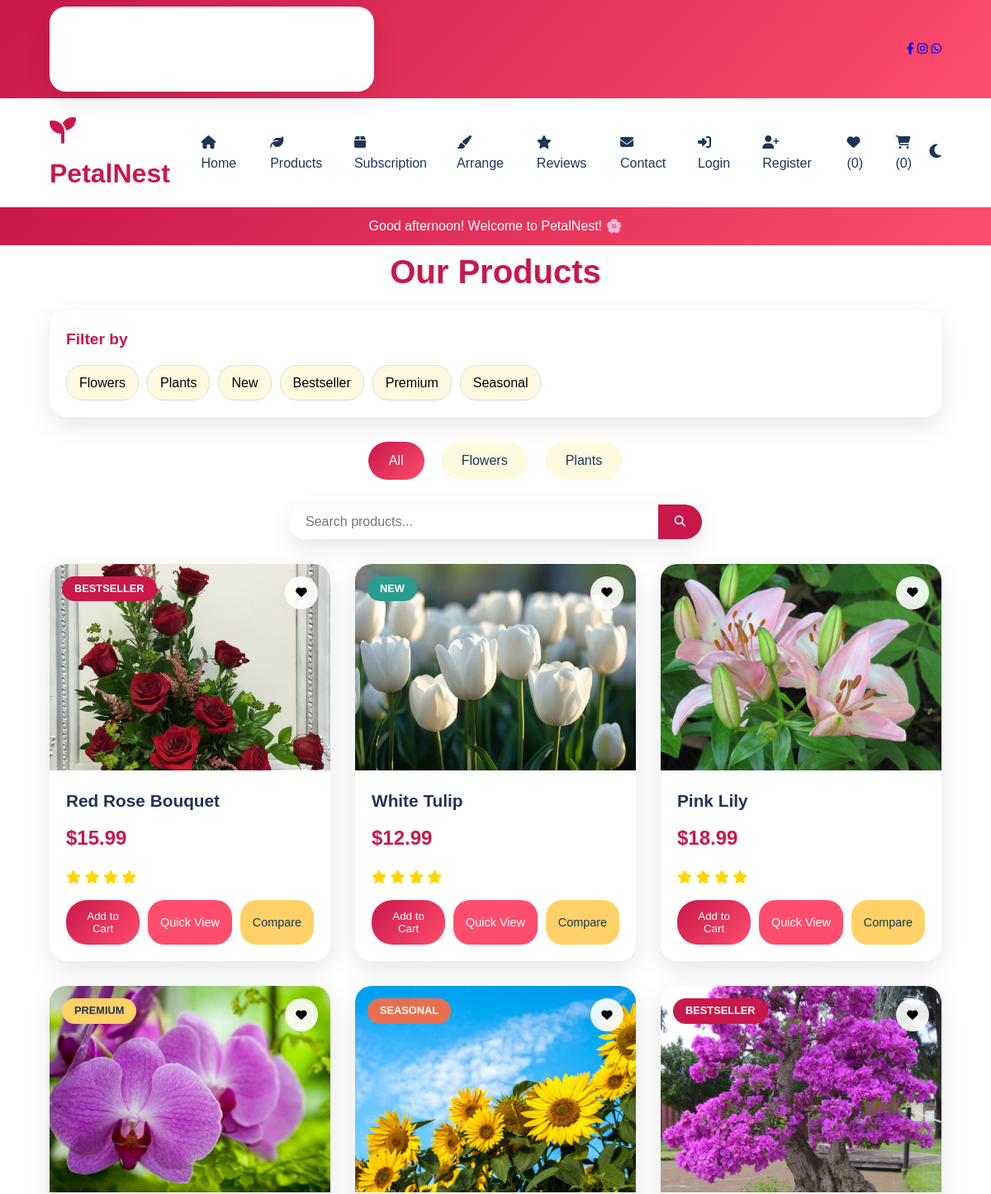
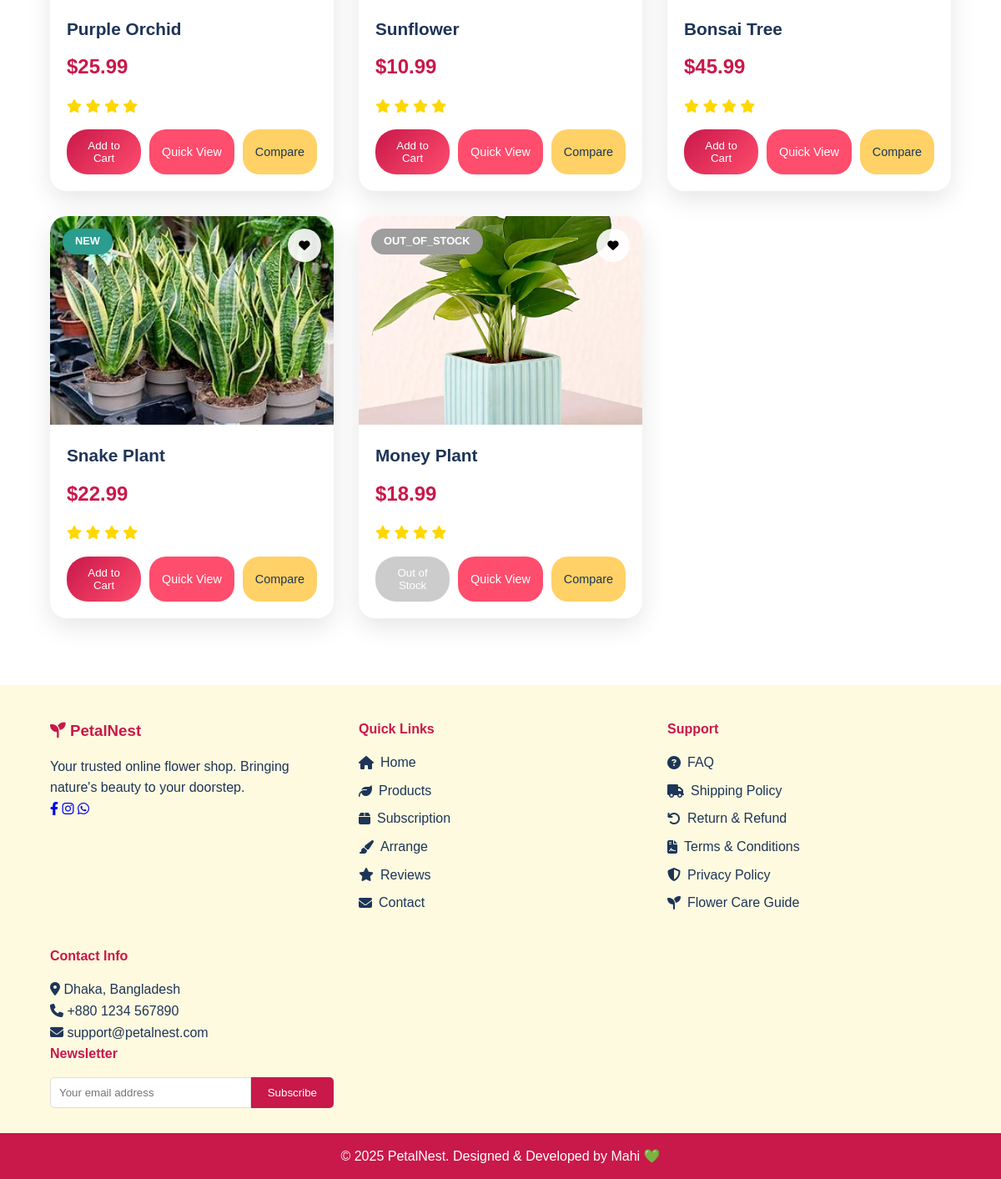
/products.php, run on the app's committed database (2 pictures, top to bottom).
### tables this page shows
CREATE TABLE `products` (
  `id` int(11) NOT NULL,
  `name` varchar(100) NOT NULL,
  `description` text DEFAULT NULL,
  `price` decimal(10,2) NOT NULL,
  `stock` int(11) DEFAULT 1,
  `image` varchar(255) DEFAULT NULL,
  `category` enum('flower','plant') NOT NULL,
  `badge` enum('new','seasonal','bestseller','out_of_stock','premium','') DEFAULT NULL,
  `tips` text DEFAULT NULL,
  `rating` decimal(3,2) DEFAULT 0.00,
  `discount_percent` decimal(5,2) DEFAULT 0.00,
  `featured` tinyint(1) DEFAULT 0,
  `created_at` timestamp NOT NULL DEFAULT current_timestamp()
);

### includes/functions.php (called while the page is built, shortened)
<?php
if (!function_exists('is_logged_in')) {
    function is_logged_in() {
        return isset($_SESSION['user']) && !empty($_SESSION['user']['id']);
    }
}
if (!function_exists('cart_count')) {
    function cart_count() {
        $cart = $_SESSION['cart'] ?? [];
        return array_sum($cart);
    }
}
if (!function_exists('wishlist_count')) {
    function wishlist_count() {
        $wishlist = $_SESSION['wishlist'] ?? [];
        return count($wishlist);
    }
}

### products.php (the view, shortened to what this page needs)
<?php
include 'includes/header.php';
include_once 'includes/functions.php';
$category = $_GET['category'] ?? 'all';
$search = trim($_GET['search'] ?? '');
$sql = "SELECT * FROM products WHERE 1";
$sql .= " ORDER BY created_at DESC";
$res = $conn->query($sql);
?>
<section class="products-section">
    <div class="container">
        <h2 class="section-title">Our Products</h2>
        <div class="filter-section">
            <h3 class="filter-title">Filter by</h3>
            <div class="filter-options">
                <div class="filter-option" data-filter="flower">Flowers</div>
                <div class="filter-option" data-filter="plant">Plants</div>
                <div class="filter-option" data-filter="new">New</div>
                <div class="filter-option" data-filter="bestseller">Bestseller</div>
                <div class="filter-option" data-filter="premium">Premium</div>
                <div class="filter-option" data-filter="seasonal">Seasonal</div>
            </div>
        </div>
        <div class="category-tabs">
            <a href="products.php?category=all" class="category-tab <?= $category === 'all' ? 'active' : '' ?>">All</a>
            <a href="products.php?category=flower" class="category-tab <?= $category === 'flower' ? 'active' : '' ?>">Flowers</a>
            <a href="products.php?category=plant" class="category-tab <?= $category === 'plant' ? 'active' : '' ?>">Plants</a>
        </div>
        <div class="search-bar">
            <form method="GET">
                <input type="text" name="search" placeholder="Search products..." value="<?= htmlspecialchars($search) ?>">
                <button type="submit"><i class="fas fa-search"></i></button>
            </form>
        </div>
        <div class="products-grid">
            <?php while ($p = $res->fetch_assoc()): ?>
            <div class="product-card" data-category="<?= $p['category'] ?>" data-badge="<?= $p['badge'] ?>">
                <div class="product-image">
                    <img src="<?= htmlspecialchars($p['image']) ?>" alt="<?= htmlspecialchars($p['name']) ?>">
                    <?php if ($p['badge']): ?>
                        <span class="product-badge badge-<?= $p['badge'] ?>"><?= $p['badge'] ?></span>
                    <?php endif; ?>
                    <button class="wishlist-btn" data-id="<?= $p['id'] ?>">
                        <i class="fas fa-heart"></i>
                    </button>
                </div>
                <div class="product-info">
                    <h3 class="product-name"><?= htmlspecialchars($p['name']) ?></h3>
                    <div class="product-price">$<?= number_format($p['price'], 2) ?></div>
                    <div class="product-rating">
                        <?php for ($i = 1; $i <= 5; $i++): ?>
                            <i class="fas fa-star<?= $i <= $p['rating'] ? '' : '-o' ?>"></i>
                        <?php endfor; ?>
                    </div>
                    <div class="product-actions">
                        <?php if ($p['stock'] > 0): ?>
                            <button class="btn-add-cart" data-id="<?= $p['id'] ?>">Add to Cart</button>
                        <?php else: ?>
                            <button class="btn-add-cart" disabled>Out of Stock</button>
                        <?php endif; ?>
                        <button class="quick-view-btn" data-id="<?= $p['id'] ?>">Quick View</button>
                        <button class="compare-btn" data-id="<?= $p['id'] ?>" data-name="<?= htmlspecialchars($p['name']) ?>" data-price="<?= $p['price'] ?>" data-image="<?= htmlspecialchars($p['image']) ?>">Compare</button>
                    </div>
                </div>
            </div>
            <?php endwhile; ?>
        </div>
    </div>
</section>
<?php include 'includes/footer.php'; ?>

### includes/header.php (shortened to what this page needs)
<?php
include_once __DIR__ . '/../includes/functions.php';
?>
<!DOCTYPE html>
<html lang="en">
<head>
     <link rel="stylesheet" href="assets/css/style.css">
    <link rel="stylesheet" href="https://cdnjs.cloudflare.com/ajax/libs/font-awesome/6.4.0/css/all.min.css">
</head>
<body>
<header class="main-header">
    <div class="header-top">
        <div class="container">
            <div class="contact-info">
                <span><i class="fas fa-phone"></i> +880 1234 567890</span>
                <span><i class="fas fa-envelope"></i> support@petalnest.com</span>
            </div>
            <div class="social-links">
                <a href="https://www.facebook.com/share/1768uwNwxg/" target="_blank"><i class="fab fa-facebook-f"></i></a>
                <a href="https://www.instagram.com/ayesha454907?igsh=aWZ0M2JqaXV0cHRt" target="_blank"><i class="fab fa-instagram"></i></a>
                <a href="https://wa.me/01324534714" target="_blank"><i class="fab fa-whatsapp"></i></a>
            </div>
        </div>
    </div>
    <div class="header-main">
        <div class="container">
            <div class="logo">
                <h1><i class="fas fa-seedling"></i> PetalNest</h1>
            </div>
            <nav class="main-nav">
                <ul>
                    <li><a href="index.php"><i class="fas fa-home"></i> Home</a></li>
                    <li><a href="products.php"><i class="fas fa-leaf"></i> Products</a></li>
                    <li><a href="subscription.php"><i class="fas fa-box"></i> Subscription</a></li>
                    <li><a href="virtual-arrangement.php"><i class="fas fa-paint-brush"></i> Arrange</a></li>
                    <li><a href="review.php"><i class="fas fa-star"></i> Reviews</a></li>
                    <li><a href="contact.php"><i class="fas fa-envelope"></i> Contact</a></li>
             <?php if (is_logged_in()): ?>
    <li class="dropdown">
        <a href="#" class="dropdown-toggle">
            <img src="<?= htmlspecialchars($_SESSION['user']['profile_pic'] ?? 'assets/images/default-user.png') ?>" alt="Profile" class="profile-pic-small">
            <i class="fas fa-user"></i> Account
            <?php if (empty($_SESSION['user']['email_verified']) || !$_SESSION['user']['email_verified']): ?>
                <span class="verification-badge" title="Email not verified"><i class="fas fa-exclamation-circle"></i></span>
            <?php endif; ?>
        </a>
        <ul class="dropdown-menu">
            <li><a href="profile.php"><i class="fas fa-user"></i> Profile</a></li>
            <?php if (empty($_SESSION['user']['email_verified']) || !$_SESSION['user']['email_verified']): ?>
            <?php endif; ?>
            <li><a href="orders.php"><i class="fas fa-shopping-bag"></i> My Orders</a></li>
            <li><a href="care-reminders.php"><i class="fas fa-bell"></i> Care Reminders</a></li>
            <li><a href="settings.php"><i class="fas fa-cog"></i> Settings</a></li>
            <li><a href="logout.php"><i class="fas fa-sign-out-alt"></i> Logout</a></li>
        </ul>
    </li>
<?php else: ?>
    <li><a href="login.php"><i class="fas fa-sign-in-alt"></i> Login</a></li>
    <li><a href="register.php"><i class="fas fa-user-plus"></i> Register</a></li>
<?php endif; ?>
                    <li><a href="wishlist.php"><i class="fas fa-heart"></i> (<?= wishlist_count() ?>)</a></li>
                    <li><a href="cart.php"><i class="fas fa-shopping-cart"></i> (<?= cart_count() ?>)</a></li>
                </ul>
            </nav>
            <div class="theme-toggle">
                <button id="theme-btn"><i class="fas fa-moon"></i></button>
            </div>
        </div>
    </div>
</header>
<div class="greeting-message">
    <div class="container">
        <p id="greeting-text">Welcome to PetalNest! 🌸</p>
    </div>
</div>

### includes/footer.php (shortened to what this page needs)
<footer class="main-footer">
    <div class="footer-content">
        <div class="container">
            <div class="footer-grid">
                <div class="footer-col">
                    <h3><i class="fas fa-seedling"></i> PetalNest</h3>
                    <p>Your trusted online flower shop. Bringing nature's beauty to your doorstep.</p>
                    <div class="social-links">
                        <a href="https://www.facebook.com/share/1768uwNwxg/" target="_blank"><i class="fab fa-facebook-f"></i></a>
                        <a href="https://www.instagram.com/ayesha454907?igsh=aWZ0M2JqaXV0cHRt" target="_blank"><i class="fab fa-instagram"></i></a>
                        <a href="https://wa.me/01324534714" target="_blank"><i class="fab fa-whatsapp"></i></a>
                    </div>
                </div>
                <div class="footer-col">
                    <h4>Quick Links</h4>
                    <ul>
                        <li><a href="index.php"><i class="fas fa-home"></i> Home</a></li>
                        <li><a href="products.php"><i class="fas fa-leaf"></i> Products</a></li>
                        <li><a href="subscription.php"><i class="fas fa-box"></i> Subscription</a></li>
                        <li><a href="virtual-arrangement.php"><i class="fas fa-paint-brush"></i> Arrange</a></li>
                        <li><a href="review.php"><i class="fas fa-star"></i> Reviews</a></li>
                        <li><a href="contact.php"><i class="fas fa-envelope"></i> Contact</a></li>
                    </ul>
                </div>
                <div class="footer-col">
                    <h4>Support</h4>
                    <ul>
                        <li><a href="#"><i class="fas fa-question-circle"></i> FAQ</a></li>
                        <li><a href="#"><i class="fas fa-truck"></i> Shipping Policy</a></li>
                        <li><a href="#"><i class="fas fa-undo"></i> Return & Refund</a></li>
                        <li><a href="#"><i class="fas fa-file-contract"></i> Terms & Conditions</a></li>
                        <li><a href="#"><i class="fas fa-shield-alt"></i> Privacy Policy</a></li>
                        <li><a href="flower-care.php"><i class="fas fa-seedling"></i> Flower Care Guide</a></li>
                    </ul>
                </div>
                <div class="footer-col">
                    <h4>Contact Info</h4>
                    <p><i class="fas fa-map-marker-alt"></i> Dhaka, Bangladesh</p>
                    <p><i class="fas fa-phone"></i> +880 1234 567890</p>
                    <p><i class="fas fa-envelope"></i> support@petalnest.com</p>
                    <h4>Newsletter</h4>
                    <form class="newsletter-form" method="POST" action="newsletter.php">
                        <input type="email" name="email" placeholder="Your email address" required>
                        <button type="submit">Subscribe</button>
                    </form>
                </div>
            </div>
        </div>
    </div>
    <div class="footer-bottom">
        <div class="container">
            <p>&copy; 2025 PetalNest. Designed & Developed by Mahi 💚</p>
        </div>
    </div>
</footer>
</body>
</html>

### data on the page
products: image (picture), badge "BESTSELLER", name "Red Rose Bouquet", price "15.99"
products: image (picture), badge "NEW", name "White Tulip", price "12.99"
products: image (picture), name "Pink Lily", price "18.99"
products: image (picture), badge "PREMIUM", name "Purple Orchid", price "25.99"
products: image (picture), badge "SEASONAL", name "Sunflower", price "10.99"
products: image (picture), badge "BESTSELLER", name "Bonsai Tree", price "45.99"
products: image (picture), badge "NEW", name "Snake Plant", price "22.99"
products: image (picture), badge "OUT_OF_STOCK", name "Money Plant", price "18.99", stock "Out of Stock"

### other printed values
wishlist_count() "0"
cart_count() "0"
